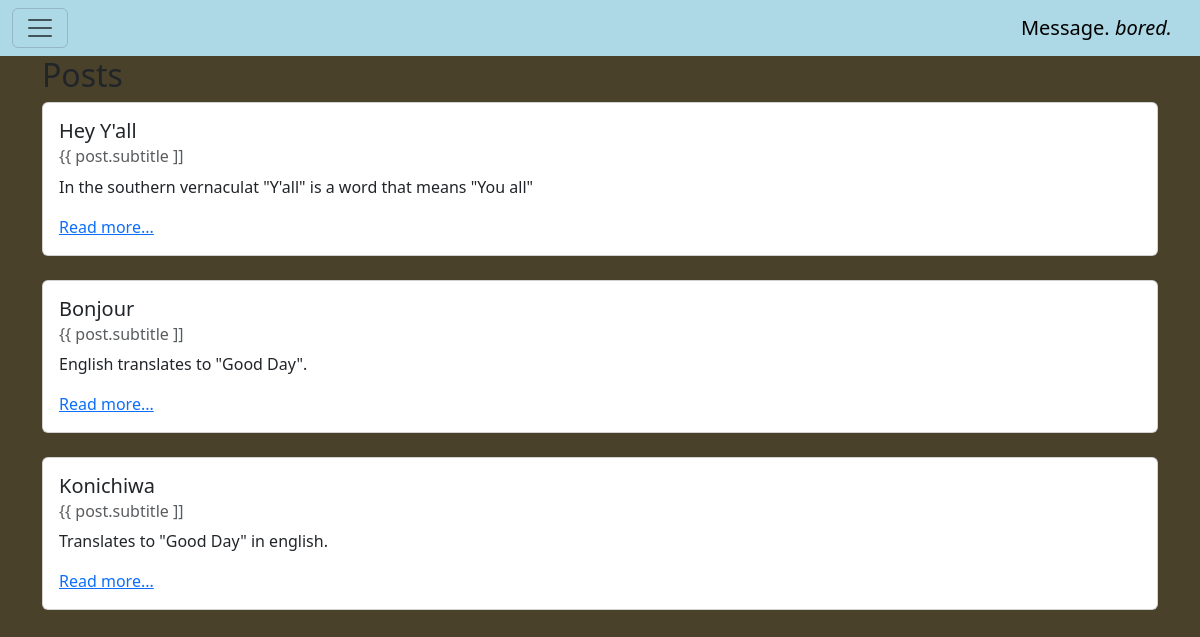
The app's page /posts/, older data.
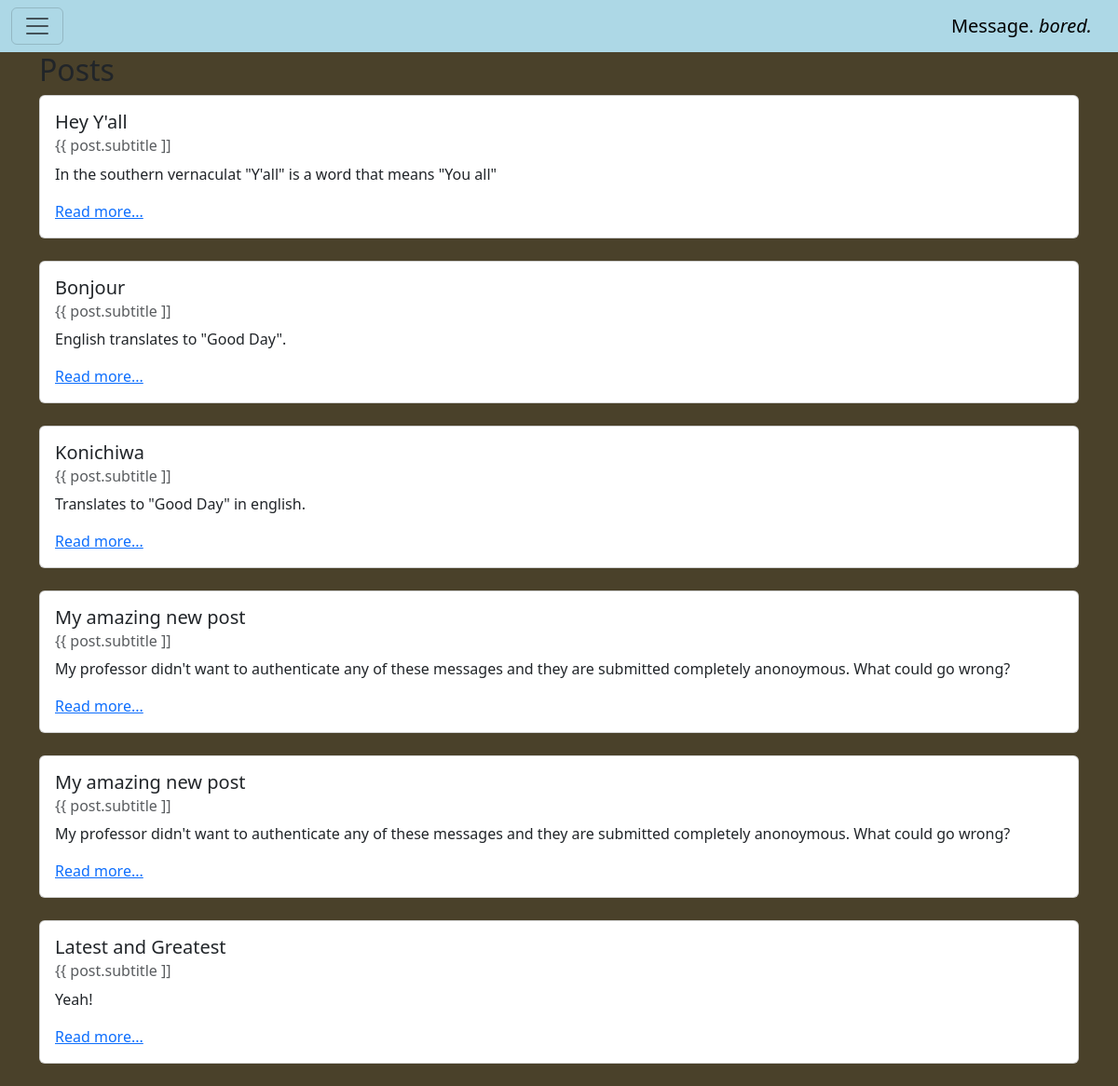
The same page, newer data.
### posts/models.py (models this page shows, shortened)
class Post(models.Model):
    title = models.CharField(max_length=128)
    subtitle = models.CharField(max_length=128)
    body = models.TextField()
    created_on = models.DateTimeField(auto_now_add=True)

### posts/views.py (the view)
# urls.py: path("", PostListView.as_view(), name="list"),
class PostListView(ListView):
        template_name = "list.html"
        model = Post

### templates/list.html (shortened to what this page needs)
{% extends 'base.html' %}
{% block content %}
<h2>Posts</h2>
{% for post in post_list %}
    <div class="card">
        <div class="card-body">
            <h5 class="card-title">{{ post.title }}</h5>
            <h6 class="card-subtitle mb-2 text-muted">{{ post.subtitle ]]</h6>
            <p class="card-text">{{ post.body }}</p>
            <a href="{% url 'detail' post.id %}" class="card-link">Read more...</a>
        </div>
    </div>
    <br>
{% endfor %}
{% endblock content %}

### templates/base.html (shortened to what this page needs)
<!DOCTYPE html>
<html lang="en">
<head>
    {% load static %}
    <link href="https://cdn.jsdelivr.net/npm/bootstrap@5.3.0-alpha1/dist/css/bootstrap.min.css" rel="stylesheet">
    <link rel="stylesheet" href="{% static '/css/base.css' %}">
</head>
<body>
    <nav class="navbar">
        <div class="container-fluid">
            <button class="navbar-toggler" type="button" data-bs-toggle="offcanvas" data-bs-target="#offcanvasDarkNavbar" aria-controls="offcanvasDarkNavbar">
            <span class="navbar-toggler-icon"></span>
            </button>
            <a class="navbar-brand" href="{% url 'home' %}">Message. <i>bored.</i> </a>
        </div>
        </nav>
    <div class="container">
        {% block content %}
        {% endblock content %}
    </div>
</body>
</html>

### static/css/base.css (style rules this page uses)
.navbar { background-color: lightblue; }
body { background-color: #4A412A; }

Row changes from the older to the newer data that the page shows:
added Post: title "My amazing new post", body "My professor didn't want to authenticate any of these messages and they are submitted completely anonoymous. What could go wrong?"
added Post: title "My amazing new post", body "My professor didn't want to authenticate any of these messages and they are submitted completely anonoymous. What could go wrong?"
added Post: title "Latest and Greatest", body "Yeah!"
